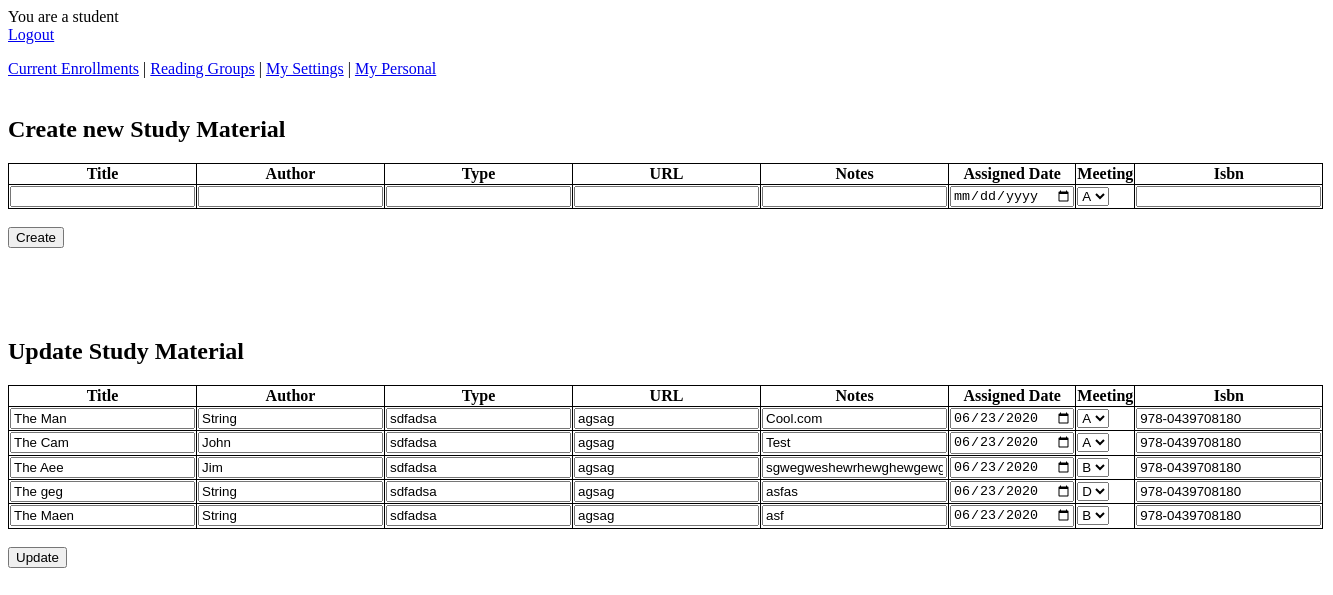
The page /studymaterial.php (signed in) on the database as committed earlier.
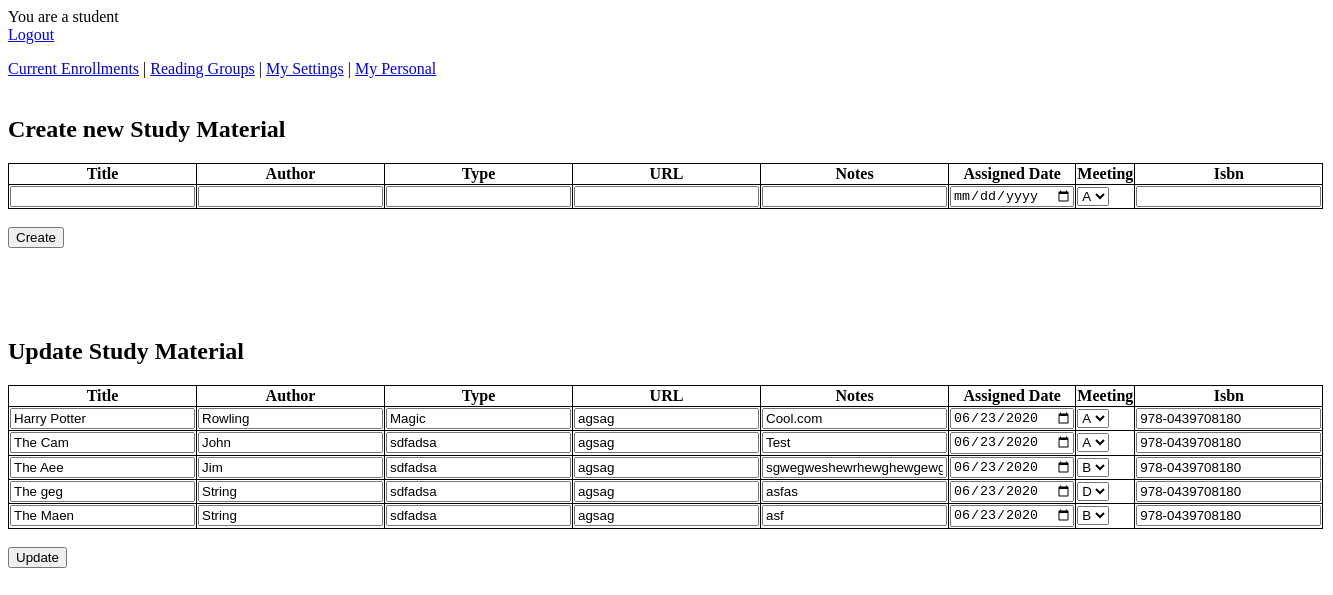
The same page on the database as committed later.
### tables this page shows
CREATE TABLE material (
  material_id int(11),
  meeting_id int(11),
  title varchar(255) NOT NULL,
  author varchar(255),
  type varchar(255),
  url varchar(255),
  notes varchar(255),
  assigned_date date NOT NULL,
  isbn varchar(255),
  PRIMARY KEY (material_id, meeting_id),
  FOREIGN KEY (meeting_id) REFERENCES meetings (meeting_id) ON DELETE CASCADE
);

CREATE TABLE meetings (
  meeting_id int(11),
  meeting_name varchar(255) NOT NULL,
  date date NOT NULL,
  time_slot_id int(11) NOT NULL,
  capacity int(11) NOT NULL,
  group_id int(11) NOT NULL,
  announcement varchar(255),
  PRIMARY KEY (meeting_id),
  FOREIGN KEY (group_id) REFERENCES groups (group_id),
  FOREIGN KEY (time_slot_id) REFERENCES time_slot (time_slot_id)
);

### studymaterial.php (the view, shortened to what this page needs)
<?php
require 'header.php';
$material_query = "SELECT isbn,material_id,meeting_id,title,author,type,assigned_date,url,notes FROM material;";
$material_result = mysqli_query($db, $material_query);
$meeting_query = "SELECT meeting_name,meeting_id FROM meetings;";
$meeting_result = mysqli_query($db, $meeting_query);
?>
<div>
    <form action="studymaterial_script.php" method="post">
        <h2>Create new Study Material</h2>
        <table cellspacing="1" bgcolor="#000000">
            <tr bgcolor="#ffffff">
                <th>Title</th>
                <th>Author</th>
                <th>Type</th>
                <th>URL</th>
                <th>Notes</th>
                <th>Assigned Date</th>
                <th>Meeting</th>
                <th>Isbn</th>
            </tr>
            <tr bgcolor="#ffffff">
                <td><input type="text" name="title" required></td>
                <td><input type="text" name="author"></td>
                <td><input type="text" name="type"></td>
                <td><input type="text" name="url"></td>
                <td><input type="text" name="notes"></td>
                <td><input type="date" type="text" name="date" required></td>
                <td><select name="meeting_id" required> <?php  while ($row = $meeting_result->fetch_assoc()) { ?>
                        <option value="<?php echo $row['meeting_id']; ?>"> <?php echo $row['meeting_name']; ?>
                        </option> <?php } ?>
                    </select></td>
                <td><input type="text" name="isbn"></td>
            </tr>
        </table>
        <input type="submit" value="Create" name="create" />
    </form>
    <br><br><br>
    <?php mysqli_data_seek($meeting_result,0); ?>
    <form action="studymaterial_script.php" method="post">
        <h2>Update Study Material</h2>
        <table cellspacing="1" bgcolor="#000000">
            <tr bgcolor="#ffffff">
                <th>Title</th>
                <th>Author</th>
                <th>Type</th>
                <th>URL</th>
                <th>Notes</th>
                <th>Assigned Date</th>
                <th>Meeting</th>
                <th>Isbn</th>
            </tr>
            <?php
                while ($row = $material_result->fetch_assoc()) { ?>
            <tr bgcolor="#ffffff">
                <td><input value="<?php echo $row['material_id']; ?>" name="material_id[]" type="hidden">
                    <input value="<?php echo $row['title']; ?>" type="text" name="title[]" required>
                </td>
                <td><input value="<?php echo $row['author']; ?>" type="text" name="author[]"></td>
                <td><input value="<?php echo $row['type']; ?>" type="text" name="type[]"></td>
                <td><input value="<?php echo $row['url']; ?>" type="text" name="url[]"></td>
                <td><input value="<?php echo $row['notes']; ?>" type="text" name="notes[]"></td>
                <td><input value="<?php echo $row['assigned_date']; ?>" type="date" type="text" name="date[]" required>
                </td>
                <td><select name="meeting_id[]" required> <?php  while ($row2 = $meeting_result->fetch_assoc()) { ?>
                        <option <?php  if($row['meeting_id'] == $row2['meeting_id']) { echo "selected"; } ?>
                            value="<?php echo $row2['meeting_id']; ?>"> <?php echo $row2['meeting_name']; ?>
                        </option> <?php } ?>
                    </select></td>
                <td><input value="<?php echo $row['isbn']; ?>" type="text" name="isbn[]"></td>
            </tr>
            <?php  mysqli_data_seek($meeting_result,0); }?>
        </table>
        <input type="submit" value="Update" name="update" />
    </form>

Rows that differ between the two databases and show on the page:
changed material "Cool.com": title "The Man" → "Harry Potter"; author "String" → "Rowling"; type "sdfadsa" → "Magic"
